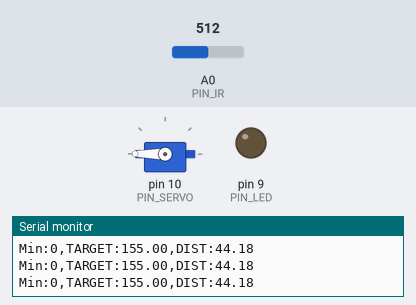
This sketch was run on a simulated Arduino Uno, built with avr-gcc and run on an emulated ATmega328P. Parts: servo, output pins drawn as LEDs (lit = HIGH), the last lines printed to the serial monitor. Inputs (shaded band) come from the test bench; at power-on: A0 (PIN_IR) = 512.

Above: at 1.2 s.
1.3 s: A0 (PIN_IR) set to 315
2.8 s: A0 (PIN_IR) set to 283
At 4.0 s:
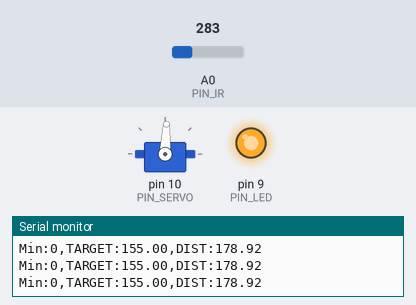
4.3 s: A0 (PIN_IR) set to 306
At 5.2 s:
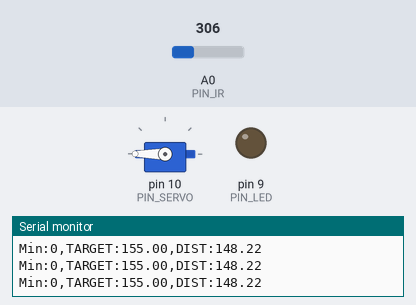
5.8 s: A0 (PIN_IR) set to 145
At 6.3 s:
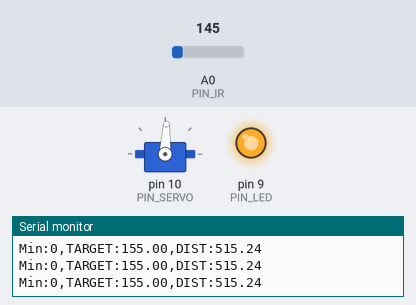
7.3 s: A0 (PIN_IR) set to 511
At 8.7 s:
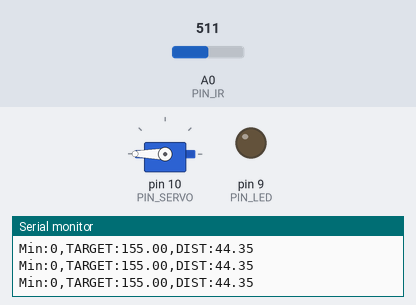
Timing chart, 0 to 9.8 s (numbered marks = the images above; inputs shaded):
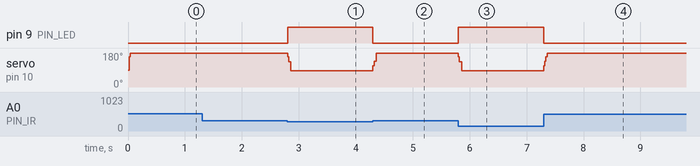

Measured:
- the behaviour switches between 301 and 300 on A0 (PIN_IR) (found by bisection; images 0 and 1)
- after the input at 2.8 s, pin 9 (PIN_LED): LOW → HIGH at once; servo on pin 10 (PIN_SERVO): 180° → 87° at once
- after the input at 4.3 s, pin 9 (PIN_LED): HIGH → LOW at once; servo on pin 10 (PIN_SERVO): 87° → 180° at once
- after the input at 5.8 s, pin 9 (PIN_LED): LOW → HIGH at once; servo on pin 10 (PIN_SERVO): 180° → 87° at once
- after the input at 7.3 s, pin 9 (PIN_LED): HIGH → LOW at once; servo on pin 10 (PIN_SERVO): 87° → 180° at once

The sketch:

22_bangbangcontrol.ino
```cpp
#include <Servo.h>

// Arduino pin assignment
#define PIN_LED 9
#define PIN_SERVO 10
#define PIN_IR A0
#define PIN_VAR A3

// Event interval parameters
#define _INTERVAL_DIST    20 // distance sensor interval (unit: ms)
#define _INTERVAL_SERVO   20 // servo interval (unit: ms)
#define _INTERVAL_SERIAL  20 // serial interval (unit: ms)

// EMA filter configuration for the IR distance sensor
#define _EMA_ALPHA 0      // EMA weight (range: 0 to 1)
                          // Setting _EMA_ALPHA to 0 effectively disables EMA filter.

// Servo adjustment
#define _DUTY_MAX 2443  // Servo angle: D degree
#define _DUTY_NEU 1941  // Servo angle: 0 degree
#define _DUTY_MIN 1279   // Servo angle: E degree
#define _SERVO_ANGLE_DIFF 91 // Replace with |D - E| degree
#define _SERVO_SPEED 1000 // servo speed limit (unit: degree/second)

#define _BANGBANG_RANGE 500

// global variables
float dist_filtered, dist_ema, dist_target; // unit: mm

Servo myservo;

int duty_change_per_interval; // maximum duty difference per interval
int duty_target;    // Target duty
int duty_curr;      // Current duty

unsigned long last_sampling_time_dist;   // unit: msec
unsigned long last_sampling_time_servo;  // unit: msec
unsigned long last_sampling_time_serial; // unit: msec

bool event_dist, event_servo, event_serial; // event triggered?

void setup() {
  // initialize GPIO pins
  pinMode(PIN_LED,OUTPUT);
  myservo.attach(PIN_SERVO);
  duty_target = duty_curr = _DUTY_NEU;

  // convert angular speed into duty change per interval.
  duty_change_per_interval =
    (_DUTY_MAX - _DUTY_MIN) * (_SERVO_SPEED / (float) _SERVO_ANGLE_DIFF) * (_INTERVAL_SERVO / 1000.0);

  // initialize serial port
  Serial.begin(1000000);

  // Set a target distance
  dist_target = 155; // 15.5 cm, the center of the rail
}

void loop() {
  unsigned long time_curr = millis();

  // wait until next event time
  if (time_curr >= (last_sampling_time_dist + _INTERVAL_DIST)) {
        last_sampling_time_dist += _INTERVAL_DIST;
        event_dist = true;
  }
  if (time_curr >= (last_sampling_time_servo + _INTERVAL_SERVO)) {
        last_sampling_time_servo += _INTERVAL_SERVO;
        event_servo = true;
  }
  if (time_curr >= (last_sampling_time_serial + _INTERVAL_SERIAL)) {
        last_sampling_time_serial += _INTERVAL_SERIAL;
        event_serial = true;
  }

  if(event_dist) {
    event_dist = false;

    // get a distance reading from the distance sensor
    dist_filtered = volt_to_distance(ir_sensor_filtered(5, 0.5)); // Replace n with your desired value
    dist_ema = _EMA_ALPHA * dist_ema + (1.0 - _EMA_ALPHA) * dist_filtered;

    // bang bang control
    if(dist_ema < dist_target) { // Replace 1 with a proper test expression using dist_target and dist_ema.
      duty_target = _DUTY_NEU+_BANGBANG_RANGE; // Complete this line using _BANGBANG_RANGE.
      digitalWrite(PIN_LED, 0);
    }
    else {
      duty_target = _DUTY_NEU-_BANGBANG_RANGE; // Complete this line using _BANGBANG_RANGE.
      digitalWrite(PIN_LED, 1);
    }
  }

  if(event_servo) {
    event_servo = false;

    // adjust duty_curr toward duty_target by duty_change_per_interval
    if (duty_target > duty_curr) {
      duty_curr += duty_change_per_interval;
      if (duty_curr > duty_target)
          duty_curr = duty_target;
    } else {
      duty_curr -= duty_change_per_interval;
      if (duty_curr < duty_target)
        duty_curr = duty_target;
    }
    // update servo position
    if(duty_curr > _DUTY_MAX) duty_curr = _DUTY_MAX; // for servo arm protection
    if(duty_curr < _DUTY_MIN) duty_curr = _DUTY_MIN;
    myservo.writeMicroseconds(duty_curr);
  }

  if(event_serial) {
    event_serial = false;
// output the read value to the serial port
    Serial.print("Min:0,TARGET:"); Serial.print(dist_target);
    Serial.print(",DIST:");
    Serial.println(dist_ema);
  }
}

float volt_to_distance(int a_value)
{
// Replace the below line with the equation obtained from nonlinear regression analysis
  return 1260 - 6.88*a_value + 0.0133*a_value*a_value -8.79E-06*a_value*a_value*a_value;
}

unsigned int ir_sensor_filtered(unsigned int n, float position)
{
  // Eliminate spiky noise of an IR distance sensor by repeating measurement and taking a middle value
  // n: number of measurement repetition
  // position: the percentile of the sample to be taken (0.0 <= position <= 1.0)

  // The output of Sharp infrared sensor includes lots of spiky noise.
  // To eliminate such a spike, ir_sensor_filtered() performs the following two steps:
  // Step 1. Repeat measurement n times and collect n * position smallest samples, where 0 <= postion <= 1.
  // Step 2. Return the largest sample among the collected ones.

  unsigned int *ir_val, tmp, ret_idx, ret_val;
  unsigned int start_time;

  ret_idx = (unsigned int) ceil(n * position);

  // Step 1. Repeat measurement n times and collect n * position smallest samples.
  // Note: simple implementation requires an array of n elements to store n samples.
  // Instead, we can save memory by allocating an array of (n * position + 1) elements.

  ir_val = (unsigned int*) malloc(sizeof(unsigned int) * (ret_idx + 2));
  ir_val[0] = analogRead(PIN_IR);

  for (int i = 1; i < n; i++) {
    int j;
    if(i < ret_idx + 1) {
      ir_val[i] = analogRead(PIN_IR);
      j = i - 1;
    }
    else {
      ir_val[ret_idx + 1] = analogRead(PIN_IR);
      j = ret_idx;
    }

    for( ; j >= 0; j--) {
      if(ir_val[j] > ir_val[j+1]) {
        tmp = ir_val[j];
        ir_val[j] = ir_val[j+1];
        ir_val[j+1] = tmp;
      }
    }
  }

  // Step 2. Return the largest sample among the collected ones.
  if(position > 0.0) ret_val = ir_val[ret_idx];
  else ret_val = ir_val[0];

  free(ir_val);

  return ret_val;
}
```
